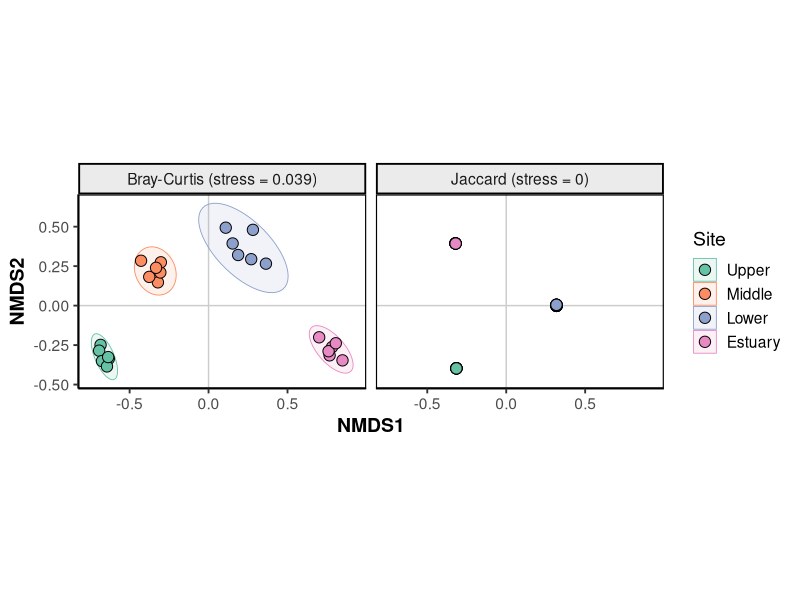

Source code (R):
#-------------------------------------------------------------------------------
# 4.NMDS (Bray-Curtis and Jaccard)
#-------------------------------------------------------------------------------
rm(list = ls())

library(vegan)
library(dplyr)
library(ggplot2)
library(RColorBrewer)

Sys.setenv(LANG = "en")

out.dir <- "NMDS"
if (!dir.exists(out.dir)) dir.create(out.dir)

# 4-1. Import data
raw <- read.csv("Ayu_Rarefied_Table.csv", check.names = FALSE)
spe <- raw[, -1]
rownames(spe) <- raw$SampleID

site_names <- sub("_[0-9]+$", "", rownames(spe))
site_order <- unique(site_names)
site_cols  <- setNames(brewer.pal(8, "Set2")[(seq_along(site_order) - 1) %% 8 + 1], site_order)

# 4-2. NMDS
# Bray-Curtis: 量も見る / Jaccard: いる・いないだけ見る
set.seed(123)   # NMDSは乱数を使うので固定
nmds_bray <- metaMDS(spe, distance = "bray", k = 2, trymax = 100, autotransform = FALSE)
nmds_jac  <- metaMDS(spe, distance = "jaccard", binary = TRUE, k = 2, trymax = 100,
                     autotransform = FALSE)
nmds_bray$stress   # 0.2未満ならOK、0.1未満なら良好
nmds_jac$stress

# 4-3. Shepard plot
png(file.path(out.dir, "fig4a_nmds_shepard.png"), width = 2800, height = 1400, res = 300)
par(mfrow = c(1, 2))
stressplot(nmds_bray, main = "Bray-Curtis")
stressplot(nmds_jac,  main = "Jaccard")
dev.off()

# 4-4. Plot
make_df <- function(nmds, label) {
  sc <- scores(nmds, display = "sites")
  data.frame(NMDS1 = sc[, 1], NMDS2 = sc[, 2], SampleID = rownames(sc),
             Site = factor(sub("_[0-9]+$", "", rownames(sc)), levels = site_order),
             Index = paste0(label, " (stress = ", round(nmds$stress, 3), ")"))
}
nmds_df <- bind_rows(make_df(nmds_bray, "Bray-Curtis"),
                     make_df(nmds_jac,  "Jaccard"))

fig_nmds <- ggplot(nmds_df, aes(NMDS1, NMDS2, fill = Site)) +
  geom_hline(yintercept = 0, color = "grey80") +
  geom_vline(xintercept = 0, color = "grey80") +
  stat_ellipse(aes(color = Site), geom = "polygon", alpha = 0.12, linewidth = 0.3) +
  geom_point(shape = 21, size = 3.5, color = "black") +
  facet_wrap(~ Index) +
  scale_fill_manual(values = site_cols) +
  scale_color_manual(values = site_cols) +
  coord_fixed() +
  theme_classic(base_size = 14) +
  theme(panel.border = element_rect(color = "black", fill = NA, linewidth = 0.8),
        axis.title = element_text(face = "bold"),
        strip.background = element_rect(fill = "grey92", color = "black"))
print(fig_nmds)
ggsave(file.path(out.dir, "fig4b_nmds.png"), fig_nmds,
       width = 11, height = 5.5, dpi = 300, bg = "white")
